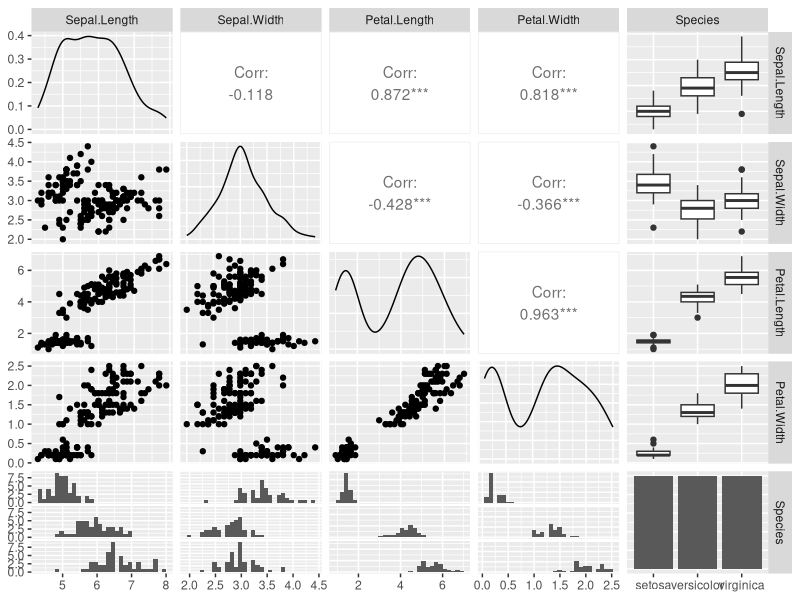
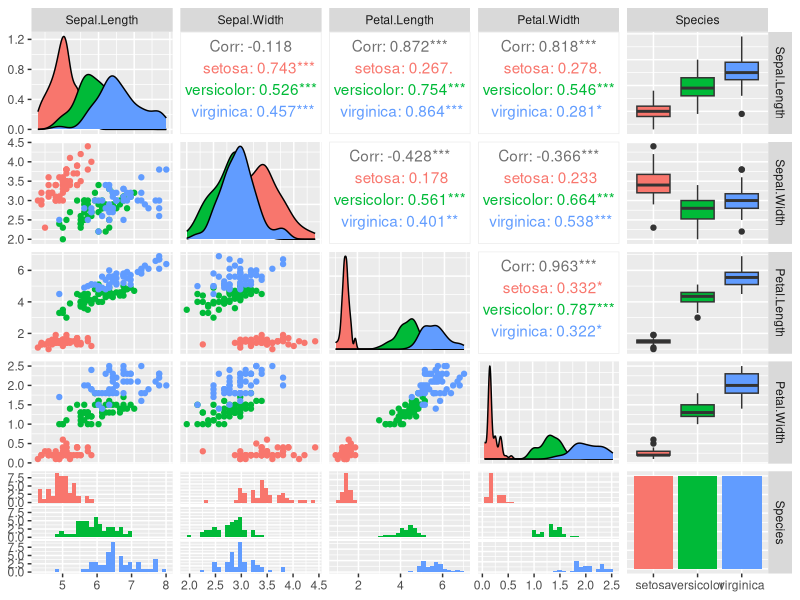
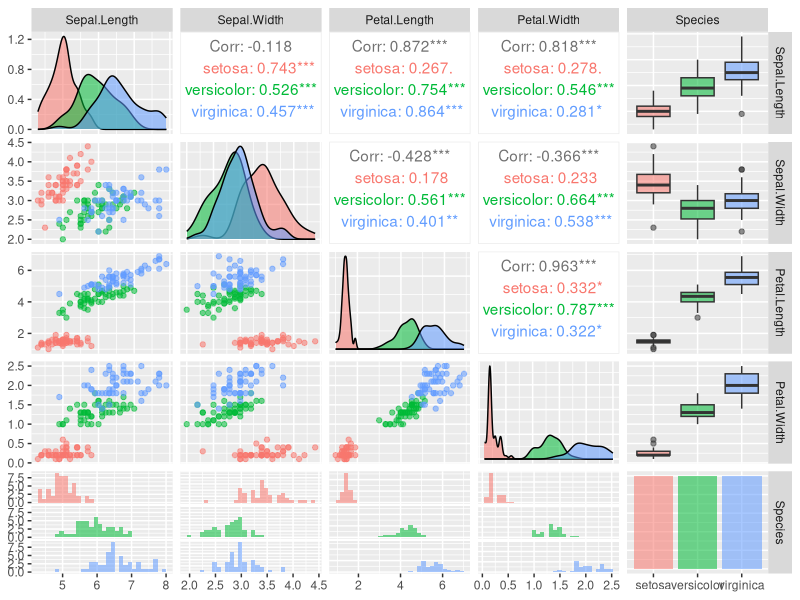

The R source for these figures, in order:
data <- iris
str(data)
summary(data)


model <- Sepal.Length ~ Sepal.Width  + Petal.Length + Petal.Width
fit <- lm(model, data)
fit.step <- step(fit)
summary(fit.step)



library(GGally)
ggpairs(data)
ggpairs(data, mapping=aes(color=Species))
ggpairs(data, mapping=aes(color=Species, alpha=0.3))


summary(step(lm(Sepal.Length~Sepal.Width+Petal.Length+Petal.Width
                , data
                , subset=(Species=="setosa"))))


x <- cbind(x1 = 3, x2 = c(4:1, 2:5))
x
col.sums <- apply(x, 2, sum)
row.sums <- apply(x, 1, sum)
col.sums

row.sums


nchar('adfasfs')        
length('adfasfs')



x=c(1,2,3,NA)
mean(x)
max(x)
min(x)


x = 1:100
x

sum(x>50)

1+1
0/0
1/0
0/1



